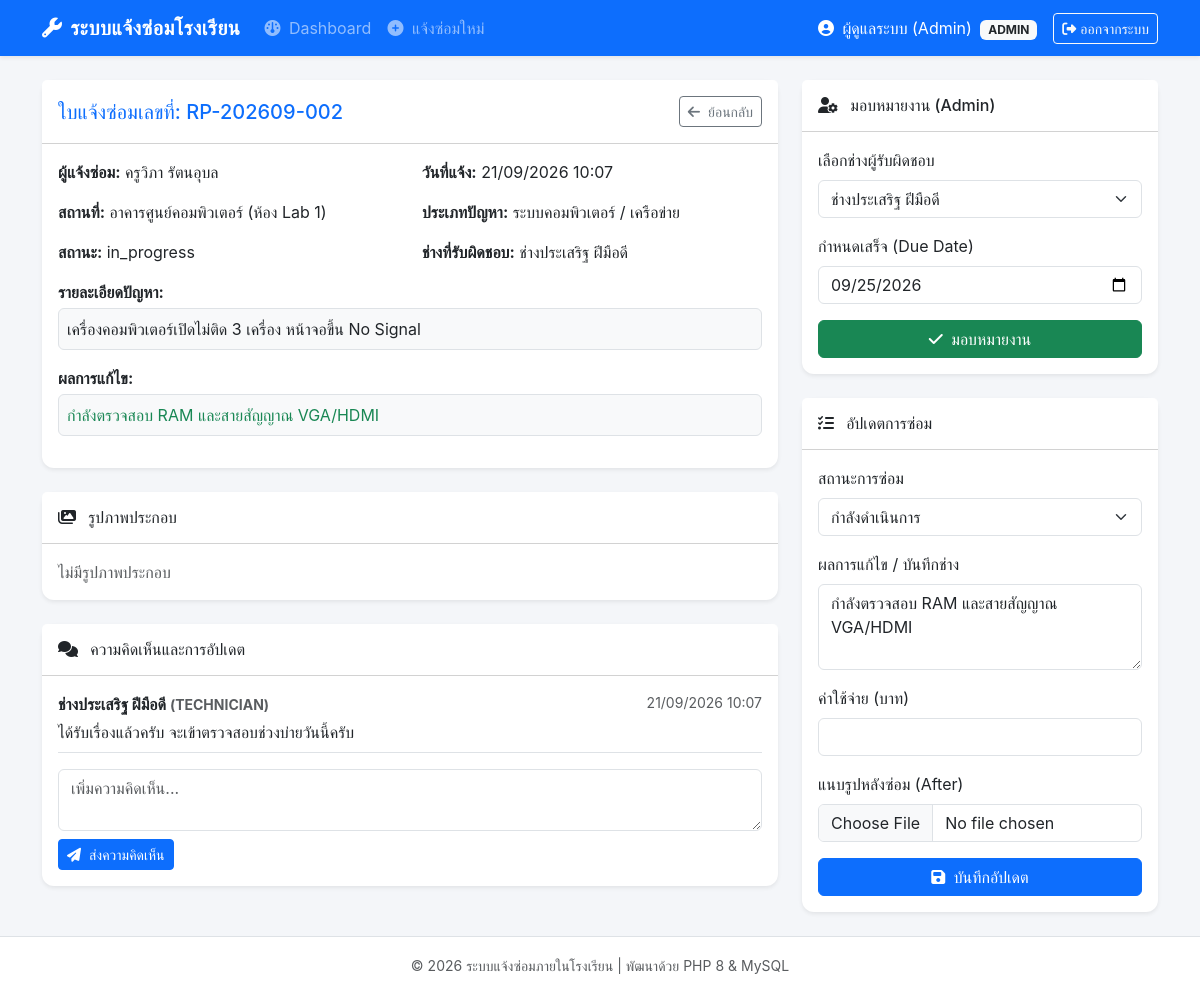
The page /view_request.php?id=2 (signed in) on the database its author committed.
### tables this page shows
CREATE TABLE IF NOT EXISTS `repair_requests` (
  `id` INT AUTO_INCREMENT PRIMARY KEY,
  `request_no` VARCHAR(30) NOT NULL UNIQUE,
  `user_id` INT NOT NULL,
  `building` VARCHAR(100) NOT NULL,
  `room` VARCHAR(50) NOT NULL,
  `problem_type` ENUM('electrical', 'furniture', 'computer', 'aircon', 'other') NOT NULL,
  `description` TEXT NOT NULL,
  `urgency` ENUM('low', 'medium', 'high') DEFAULT 'medium',
  `status` ENUM('pending', 'accepted', 'in_progress', 'completed') DEFAULT 'pending',
  `assigned_to` INT DEFAULT NULL,
  `due_date` DATE DEFAULT NULL,
  `completion_date` DATE DEFAULT NULL,
  `cost` DECIMAL(10,2) DEFAULT NULL,
  `result` TEXT DEFAULT NULL,
  `created_at` TIMESTAMP DEFAULT CURRENT_TIMESTAMP,
  FOREIGN KEY (`user_id`) REFERENCES `users`(`id`) ON DELETE CASCADE,
  FOREIGN KEY (`assigned_to`) REFERENCES `users`(`id`) ON DELETE SET NULL
);

CREATE TABLE IF NOT EXISTS `users` (
  `id` INT AUTO_INCREMENT PRIMARY KEY,
  `username` VARCHAR(50) NOT NULL UNIQUE,
  `password` VARCHAR(255) NOT NULL,
  `fullname` VARCHAR(100) NOT NULL,
  `role` ENUM('admin', 'teacher', 'technician') NOT NULL DEFAULT 'teacher',
  `email` VARCHAR(100) DEFAULT NULL,
  `created_at` TIMESTAMP DEFAULT CURRENT_TIMESTAMP
);

CREATE TABLE IF NOT EXISTS `comments` (
  `id` INT AUTO_INCREMENT PRIMARY KEY,
  `repair_id` INT NOT NULL,
  `user_id` INT NOT NULL,
  `comment` TEXT NOT NULL,
  `created_at` TIMESTAMP DEFAULT CURRENT_TIMESTAMP,
  FOREIGN KEY (`repair_id`) REFERENCES `repair_requests`(`id`) ON DELETE CASCADE,
  FOREIGN KEY (`user_id`) REFERENCES `users`(`id`) ON DELETE CASCADE
);

### config/auth.php (called while the page is built, shortened)
<?php
function currentUser(): ?array {
    if (isset($_SESSION['user_id'])) {
        return [
            'id'       => $_SESSION['user_id'],
            'username' => $_SESSION['username'],
            'fullname' => $_SESSION['fullname'],
            'role'     => $_SESSION['role'],
            'email'    => $_SESSION['email'] ?? ''
        ];
    }
    return null;
}
?>

### view_request.php (the view, shortened to what this page needs)
<?php
require_once 'includes/header.php';
$user = currentUser();
$id = (int)($_GET['id'] ?? 0);
$pdo = Database::getInstance();
$stmt = $pdo->prepare("
    SELECT r.*, u.fullname AS reporter_name, t.fullname AS tech_name
    FROM repair_requests r
    JOIN users u ON r.user_id = u.id
    LEFT JOIN users t ON r.assigned_to = t.id
    WHERE r.id = :id
");
$stmt->execute(['id' => $id]);
$req = $stmt->fetch();
$techs = $pdo->query("SELECT id, fullname FROM users WHERE role = 'technician'")->fetchAll();
$imagesStmt = $pdo->prepare("SELECT * FROM repair_images WHERE repair_id = :rid");
$imagesStmt->execute(['rid' => $id]);
$images = $imagesStmt->fetchAll();
$commentsStmt = $pdo->prepare("
    SELECT c.*, u.fullname, u.role
    FROM comments c
    JOIN users u ON c.user_id = u.id
    WHERE c.repair_id = :rid
    ORDER BY c.created_at ASC
");
$commentsStmt->execute(['rid' => $id]);
$comments = $commentsStmt->fetchAll();
?>
<div class="row">
    <div class="col-md-8 mb-4">
        <div class="card shadow-sm mb-4">
            <div class="card-header bg-white d-flex justify-content-between align-items-center py-3">
                <h5 class="mb-0 text-primary">ใบแจ้งซ่อมเลขที่: <?= htmlspecialchars($req['request_no']) ?></h5>
                <a href="index.php" class="btn btn-outline-secondary btn-sm"><i class="fa-solid fa-arrow-left me-1"></i> ย้อนกลับ</a>
            </div>
            <div class="card-body">
                <div class="row mb-3">
                    <div class="col-md-6"><strong>ผู้แจ้งซ่อม:</strong> <?= htmlspecialchars($req['reporter_name']) ?></div>
                    <div class="col-md-6"><strong>วันที่แจ้ง:</strong> <?= date('d/m/Y H:i', strtotime($req['created_at'])) ?></div>
                </div>
                <div class="row mb-3">
                    <div class="col-md-6"><strong>สถานที่:</strong> <?= htmlspecialchars($req['building'] . ' (ห้อง ' . $req['room'] . ')') ?></div>
                    <div class="col-md-6">
                        <strong>ประเภทปัญหา:</strong>
                        <?php
                        $problemTypes = [
                            'electrical' => 'ระบบไฟฟ้า',
                            'furniture'  => 'ครุภัณฑ์ / เฟอร์นิเจอร์',
                            'computer'   => 'ระบบคอมพิวเตอร์ / เครือข่าย',
                            'aircon'     => 'เครื่องปรับอากาศ',
                            'other'      => 'อื่นๆ'
                        ];
                        echo htmlspecialchars($problemTypes[$req['problem_type']] ?? $req['problem_type']);
                        ?>
                    </div>
                </div>
                <div class="row mb-3">
                    <div class="col-md-6">
                        <strong>สถานะ:</strong>
                        <?php
                        $statusBadges = [
                            'pending'     => '<span class="badge bg-warning text-dark">รอรับเรื่อง</span>',
                            'accepted'    => '<span class="badge bg-info">รับเรื่องแล้ว</span>',
                            'in_progress' => '<span class="badge bg-primary">กำลังดำเนินการ</span>',
                            'completed'   => '<span class="badge bg-success">เสร็จสมบูรณ์</span>'
                        ];
                        echo $statusBadges[$req['status']] ?? htmlspecialchars($req['status']);
                        ?>
                    </div>
                    <div class="col-md-6"><strong>ช่างที่รับผิดชอบ:</strong> <?= htmlspecialchars($req['tech_name'] ?? 'ยังไม่กำหนด') ?></div>
                </div>
                <div class="mb-3">
                    <strong>รายละเอียดปัญหา:</strong>
                    <p class="border p-2 rounded bg-light mt-1"><?= nl2br(htmlspecialchars($req['description'])) ?></p>
                </div>
                <?php if (!empty($req['result'])): ?>
                <div class="mb-3">
                    <strong>ผลการแก้ไข:</strong>
                    <p class="border p-2 rounded bg-light mt-1 text-success"><?= nl2br(htmlspecialchars($req['result'])) ?></p>
                </div>
                <?php endif; ?>
            </div>
        </div>
        <div class="card shadow-sm mb-4">
            <div class="card-header bg-white py-3">
                <h6 class="mb-0"><i class="fa-solid fa-images me-2"></i> รูปภาพประกอบ</h6>
            </div>
            <div class="card-body">
                <div class="row g-3">
                    <?php if (count($images) > 0): ?>
                        <?php foreach ($images as $img): ?>
                            <div class="col-md-4 text-center">
                                <img src="<?= htmlspecialchars($img['image_path']) ?>" class="repair-img border mb-1" alt="รูปประกอบ">
                                <span class="badge <?= $img['image_type'] === 'before' ? 'bg-danger' : 'bg-success' ?>">
                                    <?= $img['image_type'] === 'before' ? 'ก่อนซ่อม' : 'หลังซ่อม' ?>
                                </span>
                            </div>
                        <?php endforeach; ?>
                    <?php else: ?>
                        <p class="text-muted mb-0">ไม่มีรูปภาพประกอบ</p>
                    <?php endif; ?>
                </div>
            </div>
        </div>
        <div class="card shadow-sm">
            <div class="card-header bg-white py-3">
                <h6 class="mb-0"><i class="fa-solid fa-comments me-2"></i> ความคิดเห็นและการอัปเดต</h6>
            </div>
            <div class="card-body">
                <?php foreach ($comments as $c): ?>
                    <div class="border-bottom pb-2 mb-2">
                        <div class="d-flex justify-content-between">
                            <strong><?= htmlspecialchars($c['fullname']) ?> <small class="text-muted">(<?= strtoupper($c['role']) ?>)</small></strong>
                            <small class="text-muted"><?= date('d/m/Y H:i', strtotime($c['created_at'])) ?></small>
                        </div>
                        <p class="mb-0 mt-1"><?= nl2br(htmlspecialchars($c['comment'])) ?></p>
                    </div>
                <?php endforeach; ?>
                <form action="view_request.php?id=<?= $id ?>" method="POST" class="mt-3">
                    <div class="mb-2">
                        <textarea name="comment" class="form-control" rows="2" placeholder="เพิ่มความคิดเห็น..." required></textarea>
                    </div>
                    <button type="submit" class="btn btn-sm btn-primary"><i class="fa-solid fa-paper-plane me-1"></i> ส่งความคิดเห็น</button>
                </form>
            </div>
        </div>
    </div>
    <div class="col-md-4">
        <?php if ($user['role'] === 'admin'): ?>
        <div class="card shadow-sm mb-4">
            <div class="card-header bg-white py-3">
                <h6 class="mb-0"><i class="fa-solid fa-user-gear me-2"></i> มอบหมายงาน (Admin)</h6>
            </div>
            <div class="card-body">
                <form action="view_request.php?id=<?= $id ?>" method="POST">
                    <div class="mb-3">
                        <label class="form-label">เลือกช่างผู้รับผิดชอบ</label>
                        <select name="assigned_to" class="form-select" required>
                            <?php foreach ($techs as $t): ?>
                                <option value="<?= $t['id'] ?>" <?= $req['assigned_to'] == $t['id'] ? 'selected' : '' ?>>
                                    <?= htmlspecialchars($t['fullname']) ?>
                                </option>
                            <?php endforeach; ?>
                        </select>
                    </div>
                    <div class="mb-3">
                        <label class="form-label">กำหนดเสร็จ (Due Date)</label>
                        <input type="date" name="due_date" class="form-control" value="<?= $req['due_date'] ?>">
                    </div>
                    <button type="submit" class="btn btn-success w-100"><i class="fa-solid fa-check me-1"></i> มอบหมายงาน</button>
                </form>
            </div>
        </div>
        <?php endif; ?>
        <?php if ($user['role'] === 'technician' || $user['role'] === 'admin'): ?>
        <div class="card shadow-sm">
            <div class="card-header bg-white py-3">
                <h6 class="mb-0"><i class="fa-solid fa-list-check me-2"></i> อัปเดตการซ่อม</h6>
            </div>
            <div class="card-body">
                <form action="view_request.php?id=<?= $id ?>" method="POST" enctype="multipart/form-data">
                    <div class="mb-3">
                        <label class="form-label">สถานะการซ่อม</label>
                        <select name="status" class="form-select" required>
                            <option value="in_progress" <?= $req['status'] === 'in_progress' ? 'selected' : '' ?>>กำลังดำเนินการ</option>
                        </select>
                    </div>
                    <div class="mb-3">
                        <label class="form-label">ผลการแก้ไข / บันทึกช่าง</label>
                        <textarea name="result" class="form-control" rows="3"><?= htmlspecialchars($req['result'] ?? '') ?></textarea>
                    </div>
                    <div class="mb-3">
                        <label class="form-label">ค่าใช้จ่าย (บาท)</label>
                        <input type="number" step="0.01" name="cost" class="form-control" value="<?= $req['cost'] ?>">
                    </div>
                    <div class="mb-3">
                        <label class="form-label">แนบรูปหลังซ่อม (After)</label>
                        <input type="file" name="after_image" class="form-control" accept="image/*">
                    </div>
                    <button type="submit" class="btn btn-primary w-100"><i class="fa-solid fa-floppy-disk me-1"></i> บันทึกอัปเดต</button>
                </form>
            </div>
        </div>
        <?php endif; ?>
    </div>
</div>
<?php require_once 'includes/footer.php'; ?>

### assets/css/style.css (style rules this page uses)
body { background-color: #f4f6f9; font-family: 'Sarabun', -apple-system, BlinkMacSystemFont, "Segoe UI", Roboto, sans-serif; }
.card { border: none; border-radius: 12px; box-shadow: 0 4px 6px rgba(0, 0, 0, 0.05); }

### rows shown on the page
repair_requests: request_no "RP-202609-002", user.fullname "ครูวิภา รัตนอุบล", created_at "21/09/2026 10:07", building+room "อาคารศูนย์คอมพิวเตอร์ (ห้อง Lab 1)", problem_type "ระบบคอมพิวเตอร์ / เครือข่าย", status "in_progress", assigned_to.fullname "ช่างประเสริฐ ฝีมือดี", description "เครื่องคอมพิวเตอร์เปิดไม่ติด 3 เครื่อง หน้าจอขึ้น No Signal", result "กำลังตรวจสอบ RAM และสายสัญญาณ VGA/HDMI", assigned_to "ช่างประเสริฐ ฝีมือดี", due_date "09/25/2026", status "กำลังดำเนินการ"
comments: user.fullname "ช่างประเสริฐ ฝีมือดี", user.role "TECHNICIAN", created_at "21/09/2026 10:07", comment "ได้รับเรื่องแล้วครับ จะเข้าตรวจสอบช่วงบ่ายวันนี้ครับ"

### other values the page prints
$user['fullname'] "ผู้ดูแลระบบ (Admin)"
$user['role'] "ADMIN"
